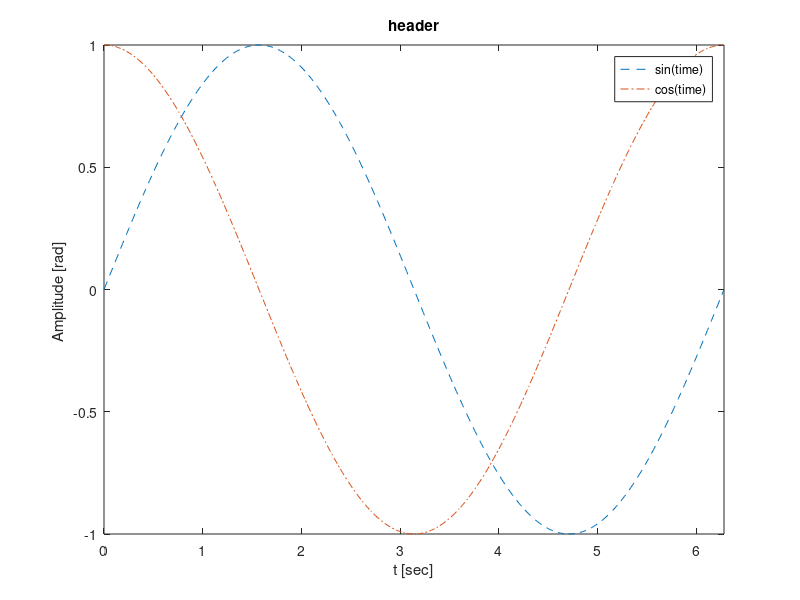

Here is the MATLAB script that generated this plot:
%% 
t = linspace(0, 2*pi, 300); % time vector
plot(t, sin(t), '--', t, cos(t), '-.')

%% x-axis limits
% xlim([4, 10])
% xlim([t(1), t(end)])
xlim([min(t), max(t)])
ylim([-1, 1])

%% Plot Title
title('header')

%% Axis Label
xlabel('t [sec]')
ylabel('Amplitude [rad] ')

%% Graph Legend
legend('sin(time)', 'cos(time)')
